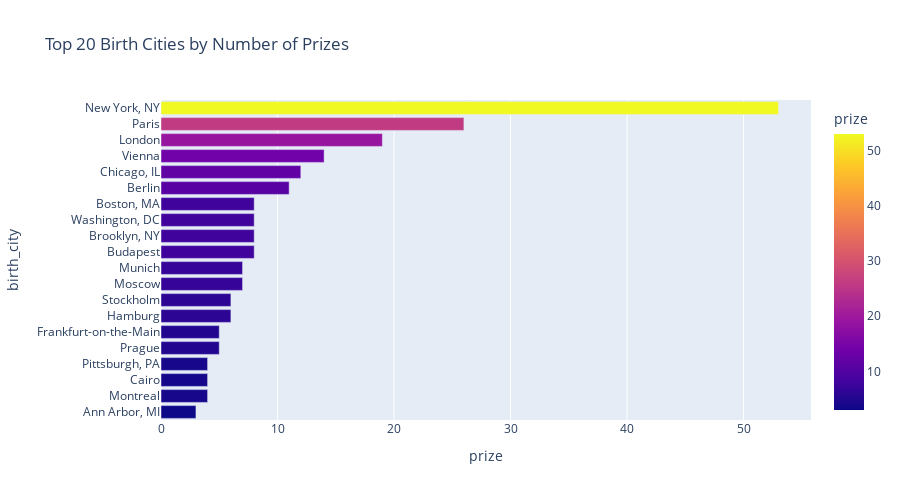

Notebook code cell kept with this figure:
### Code cell
fig = px.bar(top20_birth_cities, x="prize", y="birth_city", 
             color="prize",  # mapping the 'prize' column to the color
             color_continuous_scale="Plasma",  # using the Plasma color scale
             orientation='h',
             hover_data=["prize", "birth_city"],
             height=500,
             title='Top 20 Birth Cities by Number of Prizes')

fig.show()

### Figure 1 — Plotly figure (JSON) as saved in the notebook; plotly's stock layout.template omitted (floating-point values rounded to 4 significant figures)
{"data": [{"alignmentgroup": "True", "hovertemplate": "prize=%{marker.color}<br>birth_city=%{y}<extra></extra>", "legendgroup": "", "marker": {"color": [3, 4, 4, 4, 5, 5, 6, 6, 7, 7, 8, 8, 8, 8, 11, 12, 14, 19, 26, 53], "coloraxis": "coloraxis", "pattern": {"shape": ""}}, "name": "", "offsetgroup": "", "orientation": "h", "showlegend": false, "textposition": "auto", "type": "bar", "x": [3, 4, 4, 4, 5, 5, 6, 6, 7, 7, 8, 8, 8, 8, 11, 12, 14, 19, 26, 53], "xaxis": "x", "y": ["Ann Arbor, MI", "Montreal", "Cairo", "Pittsburgh, PA", "Prague", "Frankfurt-on-the-Main", "Hamburg", "Stockholm", "Moscow", "Munich", "Budapest", "Brooklyn, NY", "Washington, DC", "Boston, MA", "Berlin", "Chicago, IL", "Vienna", "London", "Paris", "New York, NY"], "yaxis": "y"}], "layout": {"barmode": "relative", "coloraxis": {"colorbar": {"title": {"text": "prize"}}, "colorscale": [[0, "#0d0887"], [0.1111, "#46039f"], [0.2222, "#7201a8"], [0.3333, "#9c179e"], [0.4444, "#bd3786"], [0.5556, "#d8576b"], [0.6667, "#ed7953"], [0.7778, "#fb9f3a"], [0.8889, "#fdca26"], [1, "#f0f921"]]}, "height": 500, "legend": {"tracegroupgap": 0}, "title": {"text": "Top 20 Birth Cities by Number of Prizes"}, "xaxis": {"anchor": "y", "domain": [0, 1], "title": {"text": "prize"}}, "yaxis": {"anchor": "x", "domain": [0, 1], "title": {"text": "birth_city"}}}}
